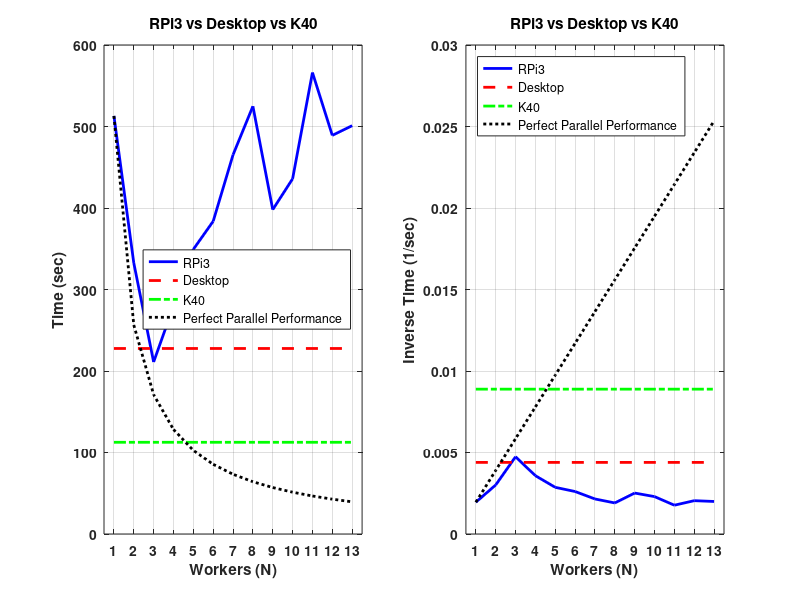

The MATLAB script that drew this image:
%% ZEIT4500 Results Loading and Plotting
% SBLT Andrew Taylor - z3457431
%% TicTacToe Raspberry Pi Cluster

%% Prepare Workspace
close all;
clear;
clc

%% Loading Data in
load('10by10_results.mat');

mean_d = mean(time_d);
mean_k = mean(time_k);
per_par = zeros(1,13);
for g = 1:13
    per_par(g) = mean_r(1)/g;
end


figure(1);
subplot(121);
plot(mean_r,'b','linewidth',2);
hold on;
plot([1 13],[mean_d mean_d],'--r','linewidth',2);
plot([1 13],[mean_k mean_k],'-.g','linewidth',2);
plot(per_par,':k','linewidth',2);
xlabel('Workers (N)');
ylabel('Time (sec)');
grid on;
xlim([0.5 13.5]);
title({'RPi3 vs Desktop vs K40'});
set(gca,'Xtick',1:1:13);
set(gca,'XtickLabel',1:1:13);
set(gca,'fontweight','bold');
legend('RPi3','Desktop','K40','Perfect Parallel Performance',...
    'location','east');

subplot(122);
plot(1./mean_r,'b','linewidth',2);
hold on;
plot([1 13],[1./mean_d 1./mean_d],'--r','linewidth',2);
plot([1 13],[1./mean_k 1./mean_k],'-.g','linewidth',2);
plot(1./per_par,':k','linewidth',2);
xlabel('Workers (N)');
ylabel('Inverse Time (1/sec)');
grid on;
xlim([0.5 13.5]);
title({'RPi3 vs Desktop vs K40'});
set(gca,'Xtick',1:1:13);
set(gca,'XtickLabel',1:1:13);
set(gca,'fontweight','bold');
legend('RPi3','Desktop','K40','Perfect Parallel Performance',...
    'location','northwest');